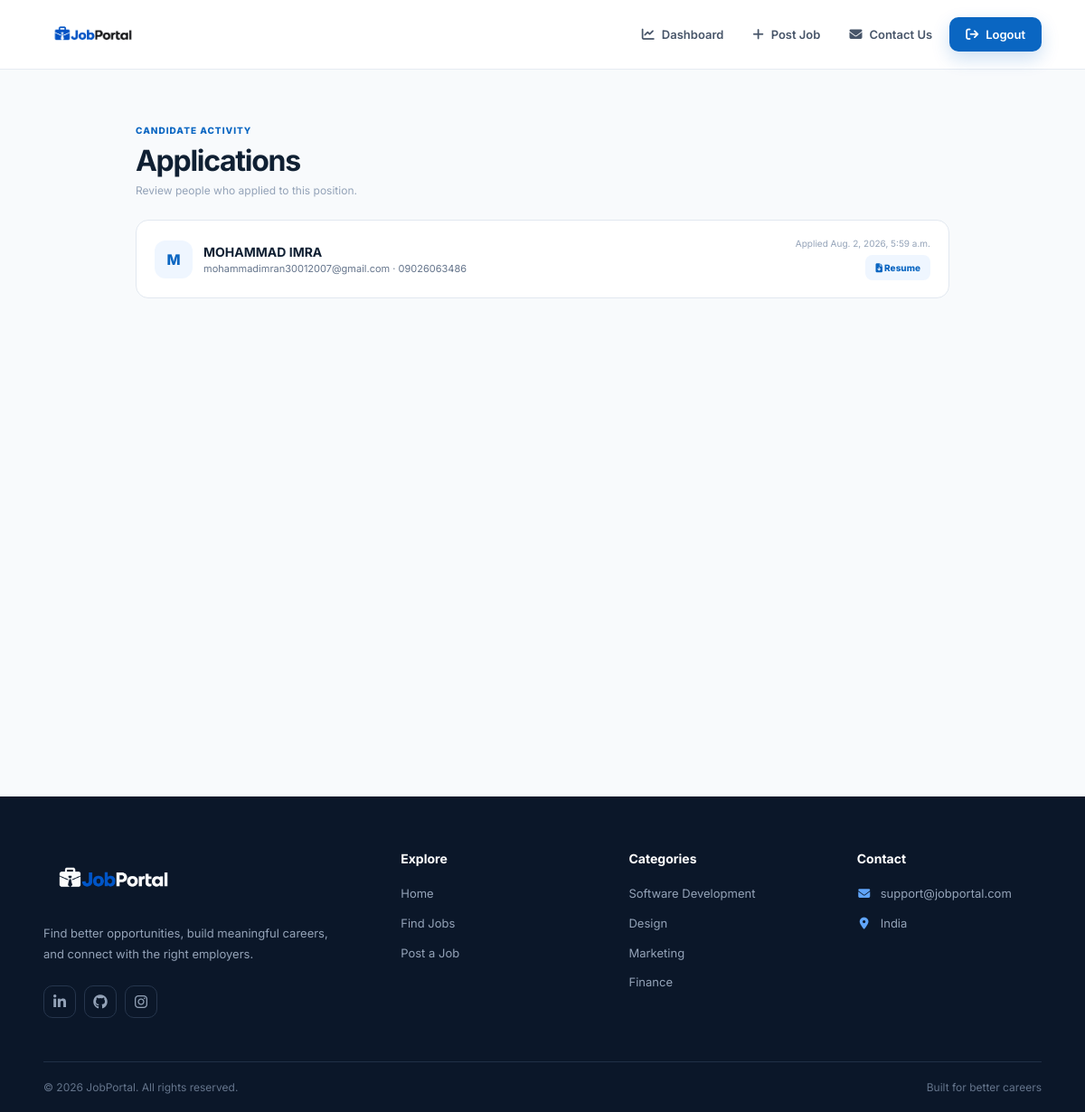
Page /job/3/applications/ (signed in) on the committed database.
### jbportal/models.py (models this page shows, shortened)
class JobApplication(models.Model):
    job = models.ForeignKey(Job, on_delete=models.CASCADE)
    name = models.CharField(max_length=100)
    email = models.EmailField()
    phone = models.CharField(max_length=15)
    resume = models.FileField(upload_to='resumes/')
    applied_date = models.DateTimeField(auto_now_add=True)

### jbportal/views.py (the view)
# urls.py: path('job/<int:id>/applications/', job_applications, name='job_applications'),
@login_required(login_url='login')
def job_applications(request, id):
    if request.user.profile.role != 'employer':
        return redirect('access-denied')
    job = Job.objects.get(id=id, added_by=request.user)
    applications = JobApplication.objects.filter(job=job).order_by('-applied_date')
    return render(request, 'job-applications.html', {
        'job': job,
        'applications': applications
    })

### templates/job-applications.html (shortened to what this page needs)
{% extends 'base.html' %}{% load static %}{% block head %}<link rel="stylesheet" href="{% static 'css/job-views.css' %}" />{% endblock%}{% block content %}
<section id="data-page">
  <div class="data-head">
    <span class="eyebrow">Candidate activity</span>
    <h1>Applications</h1>
    <p>Review people who applied to this position.</p>
  </div>
  <div class="data-list">
    {% if applications %}{% for application in applications %}
    <article class="data-card">
      <div class="person">
        <div class="avatar">{{ application.name|first|upper }}</div>
        <div>
          <h2>{{ application.name }}</h2>
          <p>{{ application.email }} · {{ application.phone }}</p>
        </div>
      </div>
      <div class="data-meta">
        <span>Applied {{ application.applied_date }}</span
        ><a
          class="resume-link"
          href="{{ application.resume.url }}"
          target="_blank"
          ><i class="fa-solid fa-file-arrow-down"></i> Resume</a
        >
      </div>
    </article>
    {% endfor %}{% else %}
    <div class="empty-data">
      <i class="fa-solid fa-file-circle-xmark"></i>
      <p>No applications received.</p>
    </div>
    {% endif %}
  </div>
</section>
{% endblock %}

### static/css/base.css (style rules this page uses)
:root { --primary: #0a66c2; --primary-dark: #004182; --ink: #102033; --muted: #64748b; --line: #e2e8f0; --surface: #fff; --soft: #f5f8fc; --shadow: 0 18px 50px rgba(15, 23, 42, 0.08); }
* { margin: 0; padding: 0; box-sizing: border-box; }
html { scroll-behavior: smooth; }
body { font-family: Inter, sans-serif; color: var(--ink); background: #f8fafc; min-height: 100vh; }
a { color: inherit; }

### static/css/job-views.css (style rules this page uses)
#data-page { width: min(900px, 92%); margin: auto; padding: 55px 0; }
.data-head { margin-bottom: 25px; }
.data-head .eyebrow { color: #0a66c2; font-size: 10px; font-weight: 800; text-transform: uppercase; letter-spacing: 0.1em; }
.data-head h1 { font-size: 32px; letter-spacing: -0.04em; margin: 6px 0; }
.data-head p { color: #94a3b8; font-size: 12px; }
.data-list { display: grid; gap: 12px; }
.data-card { background: #fff; border: 1px solid #e2e8f0; border-radius: 14px; padding: 19px 20px; display: flex; justify-content: space-between; align-items: center; gap: 20px; }
.person { display: flex; align-items: center; gap: 12px; }
.avatar { width: 42px; height: 42px; border-radius: 12px; background: #eff6ff; color: #0a66c2; display: grid; place-items: center; font-weight: 800; }
.person h2 { font-size: 14px; }
.person p { font-size: 11px; color: #64748b; margin-top: 3px; }
.data-meta { display: flex; flex-direction: column; align-items: flex-end; gap: 7px; color: #94a3b8; font-size: 10px; }
.resume-link { color: #0a66c2; text-decoration: none; font-weight: 800; background: #eff6ff; padding: 8px 11px; border-radius: 8px; }

### rows in the picture
JobApplication: name|first "M", name "MOHAMMAD IMRA", email "mohammadimran30012007@gmail.com", phone "09026063486", applied_date "Aug. 2, 2026, 5:59 a.m."
